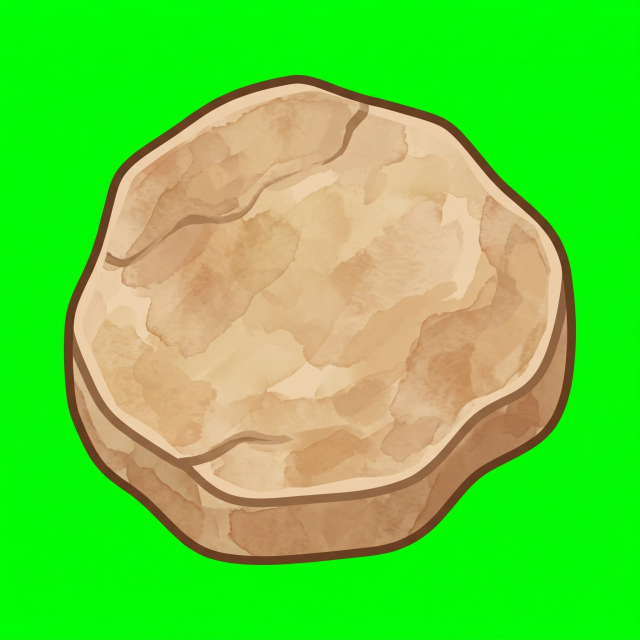
#> input picture rock-brown-raw.jpg, 1280 x 1280 px (shown at 1/2 size)
$ python reprocess-white-bg.py ../rock-brown-raw.jpg out.png
#> lines starting #> are read from the running program, lines starting #| are printed output that depends on the picture; after the words box and inside, x2 and y2 are one past the last pixel; in counts of white or black regions, pixels touching at a corner belong together
"""
One-off: re-process a raw PNG with white background (not magenta).
Uses flood-fill style white removal + tiny watermark erase (8% corner only).
Usage: python reprocess-white-bg.py <input_raw.png> <output.png>
"""
from PIL import Image
import numpy as np
import sys

WHITE     = np.array([255, 255, 255], dtype=np.float32)
TOLERANCE  = 30   # how close to white counts as background
SOFT_RANGE = 20

input_path  = sys.argv[1]
output_path = sys.argv[2]

img  = Image.open(input_path).convert("RGBA")
data = np.array(img, dtype=np.float32)
h, w = data.shape[:2]
#> h = 1280; w = 1280

r, g, b = data[:,:,0], data[:,:,1], data[:,:,2]
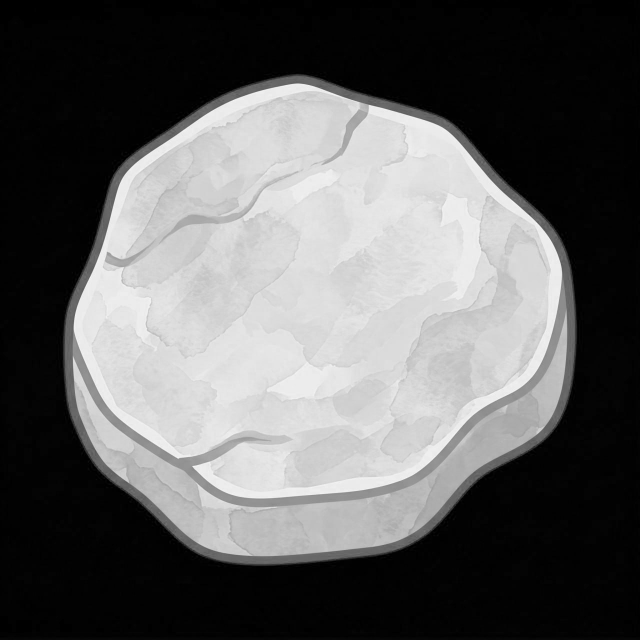
#> r: shape (1280, 1280) float32 (shown at 1/2 size); min 0, max 255, mean 96.5
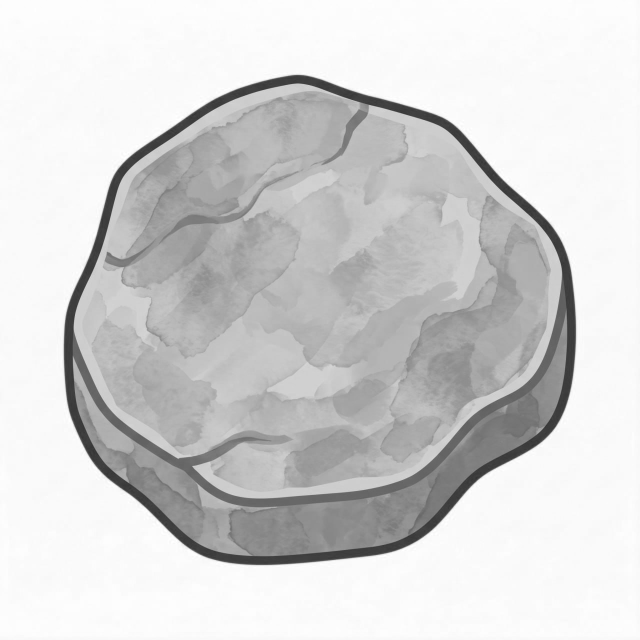
#> g: shape (1280, 1280) float32 (shown at 1/2 size); min 41, max 255, mean 210.6
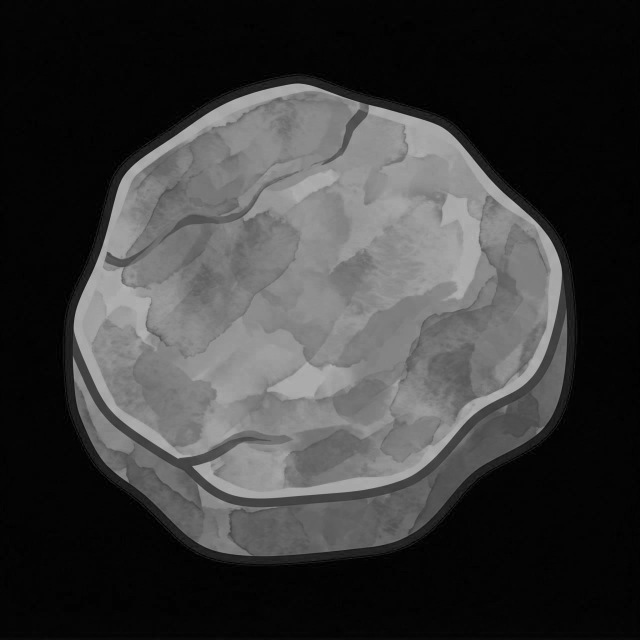
#> b: shape (1280, 1280) float32 (shown at 1/2 size); min 0, max 189, mean 59

dist = np.sqrt(
    (r - WHITE[0])**2 +
    (g - WHITE[1])**2 +
    (b - WHITE[2])**2
)
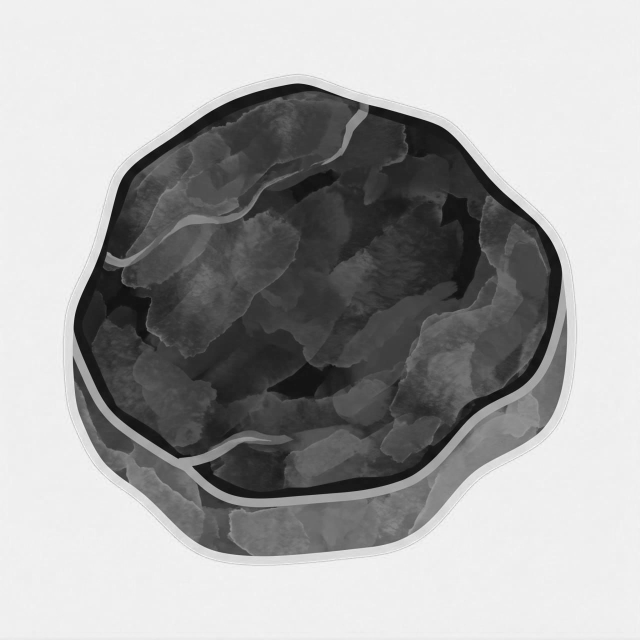
#> dist: shape (1280, 1280) float32 (shown at 1/2 size); min 73.35, max 374.6, mean 268.9; drawn with min black and max white

hard_transparent = dist < TOLERANCE
#> hard_transparent: shape (1280, 1280) bool; every value is 0
soft_zone        = (dist >= TOLERANCE) & (dist < TOLERANCE + SOFT_RANGE)
soft_alpha       = ((dist - TOLERANCE) / SOFT_RANGE * 255).clip(0, 255)
#> soft_alpha: shape (1280, 1280) float32; every value is 255

new_alpha = np.where(hard_transparent, 0,
            np.where(soft_zone, soft_alpha, 255)).astype(np.uint8)
#> new_alpha: shape (1280, 1280); every value is 255

data[:,:,3] = new_alpha

# Erase Gemini watermark — bottom-right 8% only (much smaller than before)
data[int(h * 0.87):, int(w * 0.87):, 3] = 0

result = Image.fromarray(np.clip(data, 0, 255).astype(np.uint8), 'RGBA')

# Crop to content
bbox = result.getbbox()
#> bbox = (0, 0, 1280, 1280)
if bbox:
    result = result.crop(bbox)

# Resize to 512x512
canvas = Image.new('RGBA', (512, 512), (0, 0, 0, 0))
#> canvas: PIL image 512x512 RGBA; every value is 0
result.thumbnail((512, 512), Image.LANCZOS)
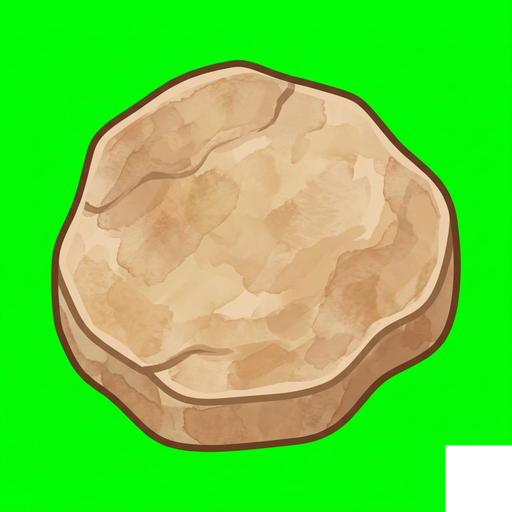
#> result: PIL image 512x512 RGBA; mean R, G, B, A 96.5, 206.6, 58.9, 250.7; transparent parts drawn white
offset = ((512 - result.width) // 2, (512 - result.height) // 2)
#> offset = (0, 0)
canvas.paste(result, offset)
canvas.save(output_path, 'PNG')
print(f"Saved: {output_path}")

$ run again, on rock-white-raw.jpg
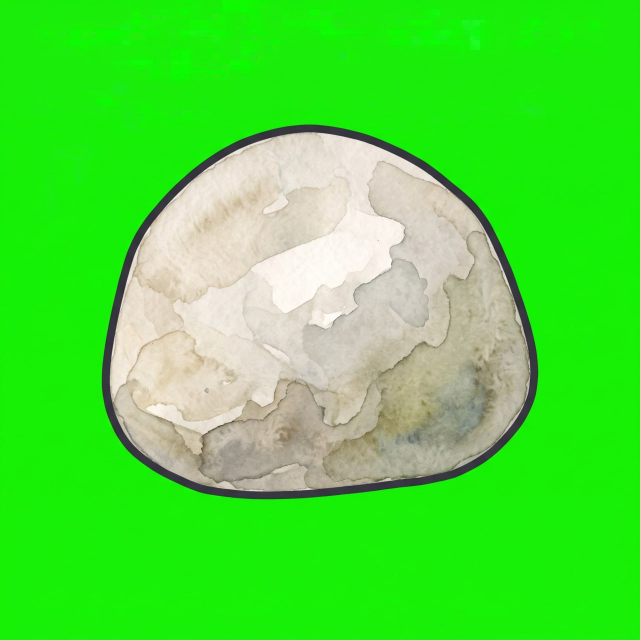
#> input picture rock-white-raw.jpg, 1280 x 1280 px (shown at 1/2 size)
#> `hard_transparent = dist < TOLERANCE`:
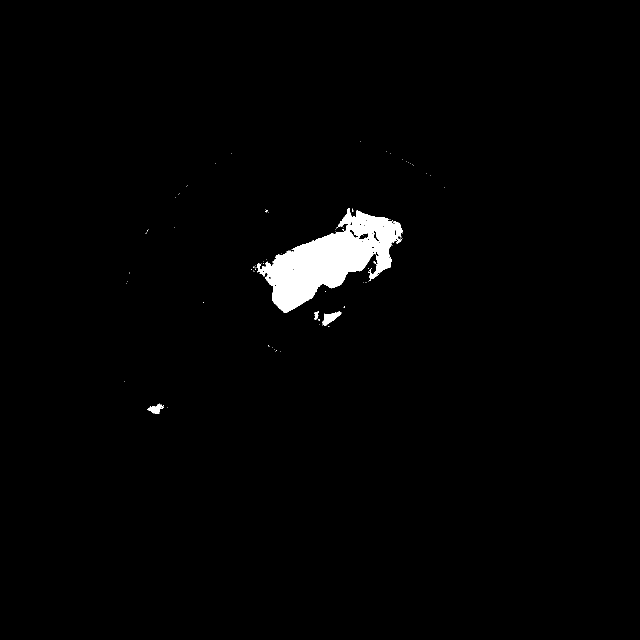
#> hard_transparent: shape (1280, 1280) bool (shown at 1/2 size); 1.7% white; 87 white regions (83 under 20 px), largest, box (x1, y1, x2, y2) and area: (513, 416, 806, 626) 26442, (644, 623, 683, 652) 532, (295, 809, 328, 828) 332, (629, 622, 638, 639) 96
#> soft_zone: shape (1280, 1280) bool; 2.1% white; 681 white regions (593 under 20 px), largest, box (x1, y1, x2, y2) and area: (384, 556, 494, 674) 6517, (312, 350, 438, 526) 4286, (680, 279, 782, 384) 3545
#> bbox = (0, 0, 1280, 1280)
#> canvas: PIL image 512x512 RGBA; every value is 0
#> `result.thumbnail((512, 512), Image.LANCZOS)`:
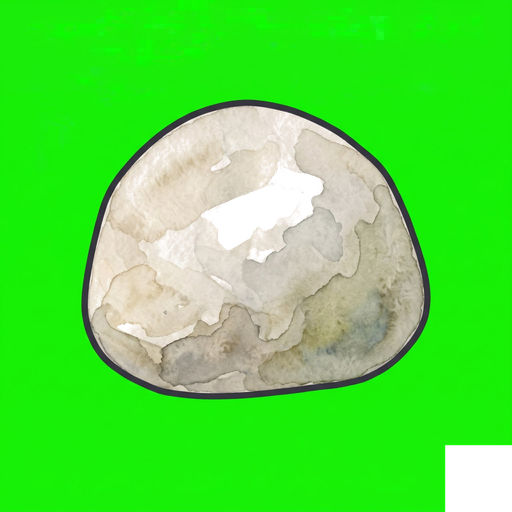
#> result: PIL image 512x512 RGBA; mean R, G, B, A 73.5, 216.3, 55.5, 244.6; transparent parts drawn white
